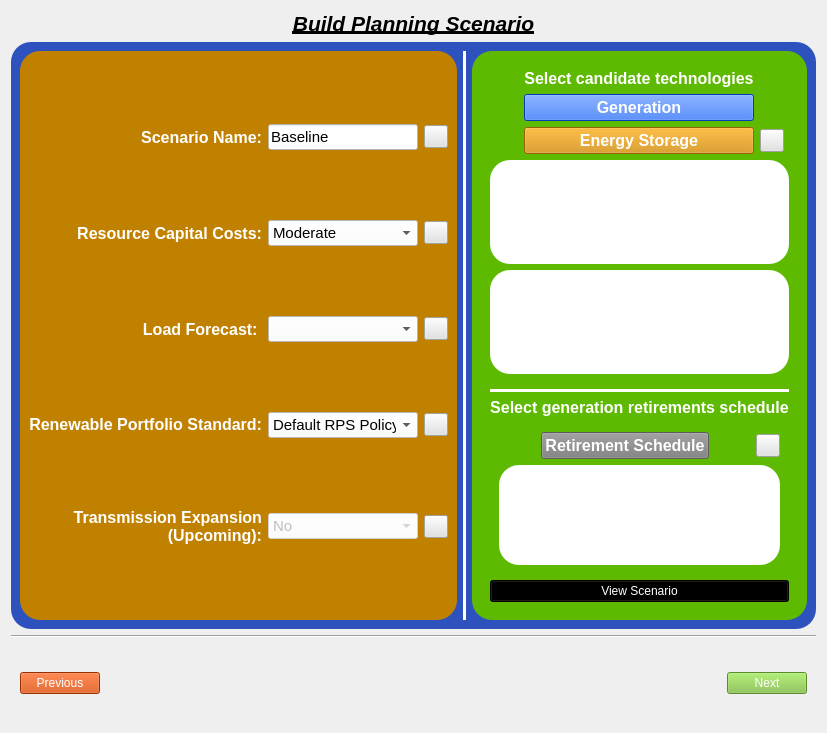
<?xml version="1.0" encoding="UTF-8"?>
<ui version="4.0">
 <class>scenario_builder</class>
 <widget class="QWidget" name="scenario_builder">
  <property name="geometry">
   <rect>
    <x>0</x>
    <y>0</y>
    <width>816</width>
    <height>733</height>
   </rect>
  </property>
  <property name="windowTitle">
   <string>Form</string>
  </property>
  <layout class="QVBoxLayout" name="verticalLayout_2">
   <item>
    <widget class="QLabel" name="label_8">
     <property name="sizePolicy">
      <sizepolicy hsizetype="Preferred" vsizetype="Preferred">
       <horstretch>0</horstretch>
       <verstretch>0</verstretch>
      </sizepolicy>
     </property>
     <property name="maximumSize">
      <size>
       <width>16777215</width>
       <height>293</height>
      </size>
     </property>
     <property name="font">
      <font>
       <pointsize>16</pointsize>
       <italic>true</italic>
       <bold>true</bold>
       <underline>true</underline>
      </font>
     </property>
     <property name="styleSheet">
      <string notr="true">color: rgb(0, 0, 0);</string>
     </property>
     <property name="text">
      <string>Build Planning Scenario</string>
     </property>
     <property name="alignment">
      <set>Qt::AlignHCenter|Qt::AlignTop</set>
     </property>
    </widget>
   </item>
   <item alignment="Qt::AlignTop">
    <widget class="QFrame" name="frame">
     <property name="styleSheet">
      <string notr="true">QToolButton{
image: url(:/icon/images/icons/info_help1.png);
	background-color: rgb(226, 226, 226);
}
QFrame{background-color: rgb(45, 82, 190);border-radius: 20px;}

</string>
     </property>
     <property name="frameShape">
      <enum>QFrame::NoFrame</enum>
     </property>
     <property name="frameShadow">
      <enum>QFrame::Raised</enum>
     </property>
     <layout class="QHBoxLayout" name="horizontalLayout_2">
      <item>
       <widget class="QFrame" name="frame_5">
        <property name="sizePolicy">
         <sizepolicy hsizetype="Preferred" vsizetype="Preferred">
          <horstretch>0</horstretch>
          <verstretch>0</verstretch>
         </sizepolicy>
        </property>
        <property name="styleSheet">
         <string notr="true">QLabel{
color: rgb(255, 255, 255)}
QFrame{
	
	background-color: rgb(96, 191, 0);
	background-color: rgb(193, 129, 0);
}
QCombBox{
	background-color: rgb(255, 255, 255);
}</string>
        </property>
        <property name="frameShape">
         <enum>QFrame::NoFrame</enum>
        </property>
        <property name="frameShadow">
         <enum>QFrame::Raised</enum>
        </property>
        <layout class="QGridLayout" name="gridLayout">
         <item row="10" column="1">
          <widget class="QComboBox" name="load_profile_box">
           <property name="maximumSize">
            <size>
             <width>150</width>
             <height>16777215</height>
            </size>
           </property>
           <property name="font">
            <font>
             <pointsize>11</pointsize>
            </font>
           </property>
           <property name="styleSheet">
            <string notr="true">background-color: rgb(255, 255, 255);</string>
           </property>
          </widget>
         </item>
         <item row="14" column="0">
          <widget class="QLabel" name="label_4">
           <property name="font">
            <font>
             <pointsize>12</pointsize>
             <italic>false</italic>
             <bold>true</bold>
            </font>
           </property>
           <property name="text">
            <string>&lt;html&gt;&lt;head/&gt;&lt;body&gt;&lt;p&gt;Renewable Portfolio Standard:&lt;/p&gt;&lt;/body&gt;&lt;/html&gt;</string>
           </property>
           <property name="alignment">
            <set>Qt::AlignRight|Qt::AlignTrailing|Qt::AlignVCenter</set>
           </property>
          </widget>
         </item>
         <item row="5" column="3">
          <widget class="QToolButton" name="capital_cost_trajectory_help_button">
           <property name="text">
            <string/>
           </property>
          </widget>
         </item>
         <item row="15" column="1">
          <widget class="QComboBox" name="transmission_box">
           <property name="enabled">
            <bool>false</bool>
           </property>
           <property name="maximumSize">
            <size>
             <width>150</width>
             <height>16777215</height>
            </size>
           </property>
           <property name="font">
            <font>
             <pointsize>11</pointsize>
            </font>
           </property>
           <property name="styleSheet">
            <string notr="true">background-color: rgb(255, 255, 255);</string>
           </property>
           <item>
            <property name="text">
             <string>No</string>
            </property>
           </item>
           <item>
            <property name="text">
             <string>Yes</string>
            </property>
           </item>
          </widget>
         </item>
         <item row="14" column="1">
          <widget class="QComboBox" name="rps_box">
           <property name="maximumSize">
            <size>
             <width>150</width>
             <height>16777215</height>
            </size>
           </property>
           <property name="font">
            <font>
             <pointsize>11</pointsize>
            </font>
           </property>
           <property name="styleSheet">
            <string notr="true">background-color: rgb(255, 255, 255);</string>
           </property>
           <item>
            <property name="text">
             <string>Default RPS Policy</string>
            </property>
           </item>
           <item>
            <property name="text">
             <string>Create New...</string>
            </property>
           </item>
          </widget>
         </item>
         <item row="1" column="1">
          <widget class="QLineEdit" name="scenario_name_box">
           <property name="maximumSize">
            <size>
             <width>150</width>
             <height>16777215</height>
            </size>
           </property>
           <property name="font">
            <font>
             <pointsize>11</pointsize>
            </font>
           </property>
           <property name="styleSheet">
            <string notr="true">background-color: rgb(255, 255, 255);</string>
           </property>
           <property name="text">
            <string>Baseline</string>
           </property>
          </widget>
         </item>
         <item row="1" column="0">
          <widget class="QLabel" name="label_6">
           <property name="font">
            <font>
             <pointsize>12</pointsize>
             <italic>false</italic>
             <bold>true</bold>
            </font>
           </property>
           <property name="text">
            <string>Scenario Name:</string>
           </property>
           <property name="alignment">
            <set>Qt::AlignRight|Qt::AlignTrailing|Qt::AlignVCenter</set>
           </property>
          </widget>
         </item>
         <item row="15" column="0">
          <widget class="QLabel" name="label">
           <property name="font">
            <font>
             <pointsize>12</pointsize>
             <italic>false</italic>
             <bold>true</bold>
            </font>
           </property>
           <property name="text">
            <string>Transmission Expansion (Upcoming):</string>
           </property>
           <property name="alignment">
            <set>Qt::AlignRight|Qt::AlignTrailing|Qt::AlignVCenter</set>
           </property>
           <property name="wordWrap">
            <bool>true</bool>
           </property>
          </widget>
         </item>
         <item row="1" column="3">
          <widget class="QToolButton" name="scenario_name_help_button">
           <property name="text">
            <string/>
           </property>
          </widget>
         </item>
         <item row="10" column="0">
          <widget class="QLabel" name="label_3">
           <property name="font">
            <font>
             <pointsize>12</pointsize>
             <italic>false</italic>
             <bold>true</bold>
            </font>
           </property>
           <property name="text">
            <string>Load Forecast: </string>
           </property>
           <property name="alignment">
            <set>Qt::AlignRight|Qt::AlignTrailing|Qt::AlignVCenter</set>
           </property>
          </widget>
         </item>
         <item row="5" column="0">
          <widget class="QLabel" name="label_2">
           <property name="font">
            <font>
             <pointsize>12</pointsize>
             <italic>false</italic>
             <bold>true</bold>
            </font>
           </property>
           <property name="text">
            <string>Resource Capital Costs:</string>
           </property>
           <property name="alignment">
            <set>Qt::AlignRight|Qt::AlignTrailing|Qt::AlignVCenter</set>
           </property>
           <property name="wordWrap">
            <bool>true</bool>
           </property>
          </widget>
         </item>
         <item row="5" column="1">
          <widget class="QComboBox" name="capital_cost_box">
           <property name="maximumSize">
            <size>
             <width>150</width>
             <height>16777215</height>
            </size>
           </property>
           <property name="font">
            <font>
             <pointsize>11</pointsize>
            </font>
           </property>
           <property name="styleSheet">
            <string notr="true">background-color: rgb(255, 255, 255);</string>
           </property>
           <item>
            <property name="text">
             <string>Moderate</string>
            </property>
           </item>
           <item>
            <property name="text">
             <string>High</string>
            </property>
           </item>
           <item>
            <property name="text">
             <string>Low</string>
            </property>
           </item>
          </widget>
         </item>
         <item row="10" column="3">
          <widget class="QToolButton" name="load_profile_help_button">
           <property name="text">
            <string/>
           </property>
          </widget>
         </item>
         <item row="14" column="3">
          <widget class="QToolButton" name="rps_help_button">
           <property name="text">
            <string/>
           </property>
          </widget>
         </item>
         <item row="15" column="3">
          <widget class="QToolButton" name="trans_expansion_help_button">
           <property name="text">
            <string/>
           </property>
          </widget>
         </item>
        </layout>
       </widget>
      </item>
      <item>
       <widget class="Line" name="line">
        <property name="styleSheet">
         <string notr="true">background-color: rgb(255, 255, 255);</string>
        </property>
        <property name="orientation">
         <enum>Qt::Vertical</enum>
        </property>
       </widget>
      </item>
      <item>
       <widget class="QFrame" name="frame_3">
        <property name="styleSheet">
         <string notr="true">QFrame{background-color: rgb(93, 186, 0);}

QLabel{color:rgb(255,255,255)}
QCheckBox{
background-color: rgb(93, 186, 0);
color:rgb(255,255,255)
}
QRadioButton{
background-color: rgb(93, 186, 0);
color:rgb(255,255,255)
}
</string>
        </property>
        <property name="frameShape">
         <enum>QFrame::NoFrame</enum>
        </property>
        <property name="frameShadow">
         <enum>QFrame::Raised</enum>
        </property>
        <layout class="QVBoxLayout" name="verticalLayout">
         <item>
          <widget class="QFrame" name="frame_6">
           <property name="sizePolicy">
            <sizepolicy hsizetype="Preferred" vsizetype="Preferred">
             <horstretch>0</horstretch>
             <verstretch>0</verstretch>
            </sizepolicy>
           </property>
           <property name="frameShape">
            <enum>QFrame::NoFrame</enum>
           </property>
           <property name="frameShadow">
            <enum>QFrame::Raised</enum>
           </property>
           <layout class="QGridLayout" name="gridLayout_5">
            <item row="3" column="1">
             <widget class="QPushButton" name="cand_energy_storage_button">
              <property name="font">
               <font>
                <pointsize>12</pointsize>
                <bold>true</bold>
               </font>
              </property>
              <property name="styleSheet">
               <string notr="true">background-color: rgb(209, 139, 0);
color: rgb(255, 255, 255);</string>
              </property>
              <property name="text">
               <string>Energy Storage</string>
              </property>
             </widget>
            </item>
            <item row="3" column="2">
             <widget class="QToolButton" name="cand_technologies_help_button">
              <property name="text">
               <string/>
              </property>
             </widget>
            </item>
            <item row="1" column="1">
             <widget class="QPushButton" name="cand_generation_button">
              <property name="font">
               <font>
                <pointsize>12</pointsize>
                <bold>true</bold>
               </font>
              </property>
              <property name="styleSheet">
               <string notr="true">background-color: rgb(0, 85, 255);
color: rgb(255, 255, 255);</string>
              </property>
              <property name="text">
               <string>Generation</string>
              </property>
             </widget>
            </item>
            <item row="1" column="2">
             <spacer name="horizontalSpacer_4">
              <property name="orientation">
               <enum>Qt::Horizontal</enum>
              </property>
              <property name="sizeHint" stdset="0">
               <size>
                <width>40</width>
                <height>20</height>
               </size>
              </property>
             </spacer>
            </item>
            <item row="0" column="1">
             <widget class="QLabel" name="label_13">
              <property name="font">
               <font>
                <pointsize>12</pointsize>
                <bold>true</bold>
               </font>
              </property>
              <property name="text">
               <string>Select candidate technologies</string>
              </property>
              <property name="alignment">
               <set>Qt::AlignCenter</set>
              </property>
             </widget>
            </item>
            <item row="1" column="0">
             <spacer name="horizontalSpacer_2">
              <property name="orientation">
               <enum>Qt::Horizontal</enum>
              </property>
              <property name="sizeHint" stdset="0">
               <size>
                <width>40</width>
                <height>20</height>
               </size>
              </property>
             </spacer>
            </item>
            <item row="4" column="0" colspan="3">
             <widget class="QFrame" name="frame_2">
              <property name="frameShape">
               <enum>QFrame::StyledPanel</enum>
              </property>
              <property name="frameShadow">
               <enum>QFrame::Raised</enum>
              </property>
              <layout class="QGridLayout" name="gridLayout_2">
               <property name="leftMargin">
                <number>0</number>
               </property>
               <property name="topMargin">
                <number>0</number>
               </property>
               <property name="rightMargin">
                <number>0</number>
               </property>
               <property name="bottomMargin">
                <number>0</number>
               </property>
               <item row="0" column="10">
                <widget class="QWidget" name="widget" native="true">
                 <property name="minimumSize">
                  <size>
                   <width>0</width>
                   <height>100</height>
                  </size>
                 </property>
                 <property name="styleSheet">
                  <string notr="true">background-color: rgb(93, 186, 0);</string>
                 </property>
                 <layout class="QGridLayout" name="gridLayout_9">
                  <property name="leftMargin">
                   <number>0</number>
                  </property>
                  <property name="topMargin">
                   <number>0</number>
                  </property>
                  <property name="rightMargin">
                   <number>0</number>
                  </property>
                  <property name="bottomMargin">
                   <number>0</number>
                  </property>
                  <item row="0" column="0">
                   <widget class="QFrame" name="cand_tech_frame">
                    <property name="frameShape">
                     <enum>QFrame::StyledPanel</enum>
                    </property>
                    <property name="frameShadow">
                     <enum>QFrame::Raised</enum>
                    </property>
                    <layout class="QGridLayout" name="gridLayout_6">
                     <property name="leftMargin">
                      <number>0</number>
                     </property>
                     <property name="topMargin">
                      <number>0</number>
                     </property>
                     <property name="rightMargin">
                      <number>0</number>
                     </property>
                     <property name="bottomMargin">
                      <number>0</number>
                     </property>
                     <item row="0" column="0">
                      <widget class="QTextEdit" name="candidate_tech_box">
                       <property name="minimumSize">
                        <size>
                         <width>0</width>
                         <height>70</height>
                        </size>
                       </property>
                       <property name="font">
                        <font>
                         <pointsize>11</pointsize>
                        </font>
                       </property>
                       <property name="styleSheet">
                        <string notr="true">background-color: rgb(255, 255, 255);</string>
                       </property>
                      </widget>
                     </item>
                     <item row="2" column="0">
                      <widget class="QTextEdit" name="energy_storage_box">
                       <property name="minimumSize">
                        <size>
                         <width>0</width>
                         <height>70</height>
                        </size>
                       </property>
                       <property name="font">
                        <font>
                         <pointsize>11</pointsize>
                        </font>
                       </property>
                       <property name="styleSheet">
                        <string notr="true">background-color: rgb(255, 255, 255);</string>
                       </property>
                      </widget>
                     </item>
                    </layout>
                   </widget>
                  </item>
                 </layout>
                </widget>
               </item>
              </layout>
             </widget>
            </item>
           </layout>
          </widget>
         </item>
         <item>
          <widget class="QFrame" name="frame_7">
           <property name="frameShape">
            <enum>QFrame::StyledPanel</enum>
           </property>
           <property name="frameShadow">
            <enum>QFrame::Raised</enum>
           </property>
           <layout class="QGridLayout" name="gridLayout_3">
            <property name="topMargin">
             <number>0</number>
            </property>
            <item row="3" column="0">
             <widget class="QFrame" name="frame_8">
              <property name="frameShape">
               <enum>QFrame::StyledPanel</enum>
              </property>
              <property name="frameShadow">
               <enum>QFrame::Raised</enum>
              </property>
              <layout class="QGridLayout" name="gridLayout_4">
               <item row="3" column="1">
                <widget class="QWidget" name="widget_2" native="true">
                 <property name="minimumSize">
                  <size>
                   <width>0</width>
                   <height>100</height>
                  </size>
                 </property>
                 <property name="styleSheet">
                  <string notr="true">background-color: rgb(93, 186, 0);</string>
                 </property>
                 <layout class="QGridLayout" name="gridLayout_10">
                  <property name="leftMargin">
                   <number>0</number>
                  </property>
                  <property name="topMargin">
                   <number>0</number>
                  </property>
                  <property name="rightMargin">
                   <number>0</number>
                  </property>
                  <property name="bottomMargin">
                   <number>0</number>
                  </property>
                  <item row="0" column="0">
                   <widget class="QFrame" name="retirement_frame">
                    <property name="frameShape">
                     <enum>QFrame::StyledPanel</enum>
                    </property>
                    <property name="frameShadow">
                     <enum>QFrame::Raised</enum>
                    </property>
                    <layout class="QGridLayout" name="gridLayout_7">
                     <property name="leftMargin">
                      <number>0</number>
                     </property>
                     <property name="topMargin">
                      <number>0</number>
                     </property>
                     <property name="rightMargin">
                      <number>0</number>
                     </property>
                     <property name="bottomMargin">
                      <number>0</number>
                     </property>
                     <item row="0" column="0">
                      <widget class="QTextEdit" name="retirement_box">
                       <property name="font">
                        <font>
                         <pointsize>11</pointsize>
                        </font>
                       </property>
                       <property name="styleSheet">
                        <string notr="true">background-color: rgb(255, 255, 255);</string>
                       </property>
                      </widget>
                     </item>
                    </layout>
                   </widget>
                  </item>
                 </layout>
                </widget>
               </item>
               <item row="0" column="1">
                <widget class="QFrame" name="frame_11">
                 <property name="frameShape">
                  <enum>QFrame::StyledPanel</enum>
                 </property>
                 <property name="frameShadow">
                  <enum>QFrame::Raised</enum>
                 </property>
                 <layout class="QGridLayout" name="gridLayout_8">
                  <property name="leftMargin">
                   <number>0</number>
                  </property>
                  <property name="topMargin">
                   <number>0</number>
                  </property>
                  <property name="rightMargin">
                   <number>0</number>
                  </property>
                  <property name="bottomMargin">
                   <number>0</number>
                  </property>
                  <item row="0" column="2">
                   <widget class="QPushButton" name="gen_retirement_button">
                    <property name="font">
                     <font>
                      <pointsize>12</pointsize>
                      <bold>true</bold>
                     </font>
                    </property>
                    <property name="styleSheet">
                     <string notr="true">background-color: rgb(127, 127, 127);
color: rgb(255, 255, 255);</string>
                    </property>
                    <property name="text">
                     <string>Retirement Schedule</string>
                    </property>
                   </widget>
                  </item>
                  <item row="0" column="3">
                   <spacer name="horizontalSpacer_6">
                    <property name="orientation">
                     <enum>Qt::Horizontal</enum>
                    </property>
                    <property name="sizeHint" stdset="0">
                     <size>
                      <width>40</width>
                      <height>20</height>
                     </size>
                    </property>
                   </spacer>
                  </item>
                  <item row="0" column="1">
                   <spacer name="horizontalSpacer_5">
                    <property name="orientation">
                     <enum>Qt::Horizontal</enum>
                    </property>
                    <property name="sizeHint" stdset="0">
                     <size>
                      <width>40</width>
                      <height>20</height>
                     </size>
                    </property>
                   </spacer>
                  </item>
                  <item row="0" column="4">
                   <widget class="QToolButton" name="gen_retirement_help_button">
                    <property name="text">
                     <string/>
                    </property>
                   </widget>
                  </item>
                 </layout>
                </widget>
               </item>
              </layout>
             </widget>
            </item>
            <item row="0" column="0">
             <widget class="Line" name="line_3">
              <property name="styleSheet">
               <string notr="true">background-color: rgb(255, 255, 255);</string>
              </property>
              <property name="orientation">
               <enum>Qt::Horizontal</enum>
              </property>
             </widget>
            </item>
            <item row="2" column="0" alignment="Qt::AlignTop">
             <widget class="QLabel" name="label_7">
              <property name="font">
               <font>
                <pointsize>12</pointsize>
                <bold>true</bold>
               </font>
              </property>
              <property name="text">
               <string>Select generation retirements schedule</string>
              </property>
              <property name="alignment">
               <set>Qt::AlignHCenter|Qt::AlignTop</set>
              </property>
             </widget>
            </item>
            <item row="4" column="0">
             <widget class="QPushButton" name="view_scenario_button">
              <property name="styleSheet">
               <string notr="true">
background-color: rgb(0, 0, 0);
font: 700 12pt &quot;Segoe UI&quot;;
color: rgb(255, 255, 255);
</string>
              </property>
              <property name="text">
               <string>View Scenario</string>
              </property>
             </widget>
            </item>
           </layout>
          </widget>
         </item>
        </layout>
       </widget>
      </item>
     </layout>
    </widget>
   </item>
   <item>
    <widget class="Line" name="line_2">
     <property name="orientation">
      <enum>Qt::Horizontal</enum>
     </property>
    </widget>
   </item>
   <item>
    <widget class="QFrame" name="frame_4">
     <property name="sizePolicy">
      <sizepolicy hsizetype="Preferred" vsizetype="Fixed">
       <horstretch>0</horstretch>
       <verstretch>0</verstretch>
      </sizepolicy>
     </property>
     <property name="frameShape">
      <enum>QFrame::NoFrame</enum>
     </property>
     <property name="frameShadow">
      <enum>QFrame::Raised</enum>
     </property>
     <layout class="QHBoxLayout" name="horizontalLayout">
      <item>
       <widget class="QPushButton" name="previous_button">
        <property name="sizePolicy">
         <sizepolicy hsizetype="Preferred" vsizetype="Fixed">
          <horstretch>0</horstretch>
          <verstretch>0</verstretch>
         </sizepolicy>
        </property>
        <property name="styleSheet">
         <string notr="true">background-color: rgb(208, 69, 0);
color: rgb(255, 255, 255);
font: 700 12pt &quot;Segoe UI&quot;;</string>
        </property>
        <property name="text">
         <string>Previous</string>
        </property>
       </widget>
      </item>
      <item>
       <spacer name="horizontalSpacer_3">
        <property name="orientation">
         <enum>Qt::Horizontal</enum>
        </property>
        <property name="sizeHint" stdset="0">
         <size>
          <width>40</width>
          <height>20</height>
         </size>
        </property>
       </spacer>
      </item>
      <item>
       <widget class="QLabel" name="label_5">
        <property name="minimumSize">
         <size>
          <width>500</width>
          <height>60</height>
         </size>
        </property>
        <property name="styleSheet">
         <string notr="true">image: url(:/logos/images/logo/scenario_icon.png);</string>
        </property>
        <property name="text">
         <string/>
        </property>
       </widget>
      </item>
      <item>
       <spacer name="horizontalSpacer">
        <property name="orientation">
         <enum>Qt::Horizontal</enum>
        </property>
        <property name="sizeHint" stdset="0">
         <size>
          <width>40</width>
          <height>20</height>
         </size>
        </property>
       </spacer>
      </item>
      <item>
       <widget class="QPushButton" name="next_button">
        <property name="sizePolicy">
         <sizepolicy hsizetype="Preferred" vsizetype="Fixed">
          <horstretch>0</horstretch>
          <verstretch>0</verstretch>
         </sizepolicy>
        </property>
        <property name="styleSheet">
         <string notr="true">background-color: rgb(129, 194, 65);
color: rgb(255, 255, 255);
font: 700 12pt &quot;Segoe UI&quot;;</string>
        </property>
        <property name="text">
         <string>Next</string>
        </property>
       </widget>
      </item>
     </layout>
    </widget>
   </item>
  </layout>
 </widget>
 <resources>
  <include location="../../../resources.qrc"/>
 </resources>
 <connections/>
</ui>
